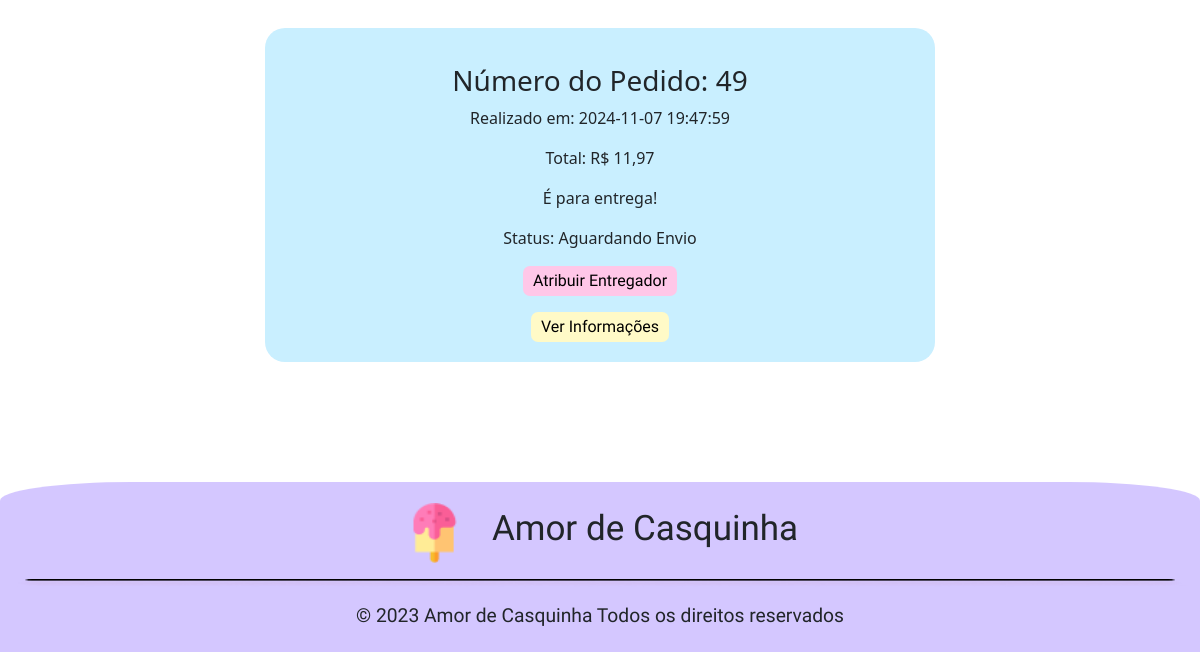
Before: /app/view/pedidos.php (lower part) with the older database file.
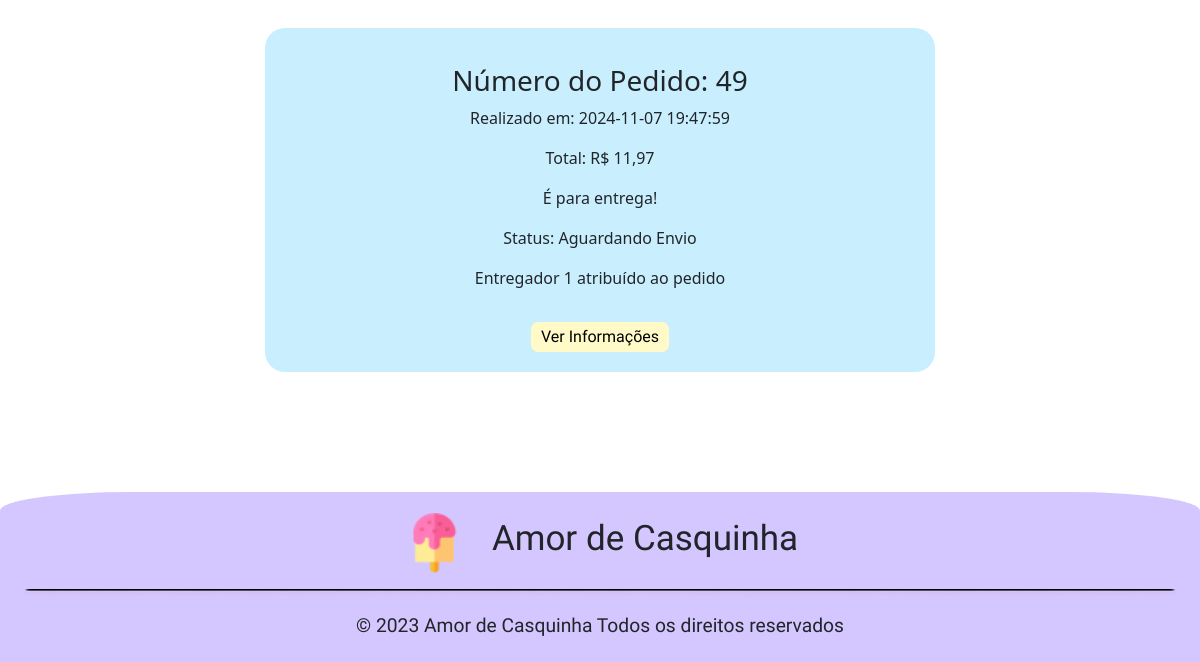
After: the same page with the newer database file.
### tables this page shows
CREATE TABLE `pedidos` (
  `idPedido` int(11) NOT NULL,
  `idCliente` int(11) NOT NULL,
  `dtPedido` datetime DEFAULT NULL,
  `dtPagamento` datetime DEFAULT NULL,
  `tipoFrete` int(11) DEFAULT 0 COMMENT '{ { 0, Retirada }, { 1, MOTOBOY } }',
  `rastreioFrete` varchar(255) DEFAULT NULL,
  `idEndereco` int(11) DEFAULT NULL,
  `valorTotal` decimal(12,2) DEFAULT NULL,
  `qtdItems` int(11) NOT NULL,
  `dtCancelamento` datetime DEFAULT NULL,
  `motivoCancelamento` text DEFAULT NULL,
  `statusPedido` enum('Aguardando Pagamento','Aguardando Envio','A Caminho','Entregue','Cancelado','Concluído','Entrega Falhou') DEFAULT 'Aguardando Pagamento',
  `idEntregador` int(11) DEFAULT NULL
);

### app/config/database.php (called while the page is built, shortened)
<?php
    class Database {
        private $host;
        private $db;
        private $user;
        private $pass;
        private $charset;
        private $conn;
        public function __construct() {
            $env = file_get_contents(__DIR__."/.env");
            $lines = explode("\n",$env);
            $this->host = 'localhost';
            $this->db = 'db_sorveteria';
            $this->user = 'root';
            $this->pass = '';
            $this->charset = 'utf8mb4';
        }
        public function getConnection() {
            $dsn = "mysql:host={$this->host};dbname={$this->db};charset={$this->charset}";
            $options = [
                PDO::ATTR_ERRMODE            => PDO::ERRMODE_EXCEPTION,
                PDO::ATTR_DEFAULT_FETCH_MODE => PDO::FETCH_ASSOC,
                PDO::ATTR_EMULATE_PREPARES   => false,
            ];
            try {
                $this->conn = new PDO($dsn, $this->user, $this->pass, $options);
            } catch (PDOException $e) {
                throw new PDOException($e->getMessage(), (int)$e->getCode());
            }
            return $this->conn;
        }
}

### app/model/pedido.php (called while the page is built, shortened)
<?php
require_once '../config/database.php';
class Pedido {
    private $conn;
    public function __construct() {
        try {
            $database = new DataBase();
            $this->conn = $database->getConnection();
        } catch (PDOException $e) {
            throw new Exception("Erro ao conectar com o banco de dados: " . $e->getMessage());
        }
    }
    public function listarPedidos() {
        try {
            $stmt = $this->conn->prepare("CALL ListarPedidos()");
            $stmt->execute();
            $pedidos = [];
            if ($stmt->rowCount() > 0) {
                $pedidos = $stmt->fetchAll(PDO::FETCH_ASSOC);
            }
            return $pedidos;
        } catch (PDOException $e) {
            throw new Exception("Erro ao listar pedidos: " . $e->getMessage());
        }
    }
}
?>

### app/controller/pedidoController.php (called while the page is built, shortened)
<?php
require_once '../model/pedido.php';
class PedidoController {
    private $pedidoModel;
    public function __construct() {
        $this->pedidoModel = new Pedido();
    }
    public function listarPedidos() {
        try {
            return $this->pedidoModel->listarPedidos();
        } catch (Exception $e) {
            return ["error" => $e->getMessage()];
        }
    }
}
?>

### app/view/pedidos.php (the view, shortened to what this page needs)
<?php
require_once '../controller/pedidoController.php';
$pedidoController = new PedidoController();
?>
<!DOCTYPE html>
<html lang="pt-br">
<head>
    <link href="https://cdn.jsdelivr.net/npm/bootstrap@5.3.2/dist/css/bootstrap.min.css" rel="stylesheet">
    <link rel="stylesheet" href="style/CabecalhoRodape.css">
    <link rel="stylesheet" href="style/pedidosS.css">
</head>
<body>
    <main class="container my-5 text-center flex flex-column justify-content-center">
        <?php
        $pedidos = $pedidoController->listarPedidos();
        if (!empty($pedidos)) {
            foreach ($pedidos as $pedido) {
                $redirectAtribuirEntregador = 'atribuirEntregador.php?idPedido=' . $pedido['idPedido'];
                $redirectToInformacao = 'informacoesPedido.php?idPedido=' . $pedido['idPedido'];
                ?>
                <div class="conteiner0">
                    <div class="conteiner1">
                        <h3 class="titulo mt-3">Número do Pedido: <?= htmlspecialchars($pedido['idPedido']); ?></h3>
                        <p>Realizado em: <?= htmlspecialchars($pedido['dtPedido']); ?></p>
                        <p>Total: R$ <?= number_format($pedido['valorTotal'], 2, ',', '.'); ?></p>
                        <p><?= ($pedido['tipoFrete'] == 1 ? 'É para entrega!' : 'É para buscar na sorveteria!'); ?></p>
                        <p>Status: <?= htmlspecialchars($pedido['statusPedido']); ?></p>
                        <?php
                        if ($pedido['tipoFrete'] == 1 && is_null($pedido['idEntregador'])) {
                            ?>
                            <button class="btnAtribuir"><a href="<?= $redirectAtribuirEntregador; ?>">Atribuir Entregador</a></button>
                            <?php
                        } else if ($pedido['tipoFrete'] == 1) {
                            ?>
                            <p>Entregador <?= htmlspecialchars($pedido['idEntregador']); ?> atribuído ao pedido</p>
                            <?php
                        }
                        ?>
                        <button class="btnVerInfos mt-3"><a href="<?= $redirectToInformacao; ?>">Ver Informações</a></button>
                    </div>
                </div>
                <?php
            }
        } else {
            ?>
            <div class="alert alert-warning">Nenhum pedido encontrado.</div>
            <?php
        }
        ?>
    </main>
    <?php include_once 'components/footer.php'; ?>
</body>
</html>

Changed rows visible on the page:
changed pedidos "Aguardando Envio": idEntregador (not shown) → "1"; idEntregador "Atribuir Entregador" → "Entregador atribuído ao pedido"
